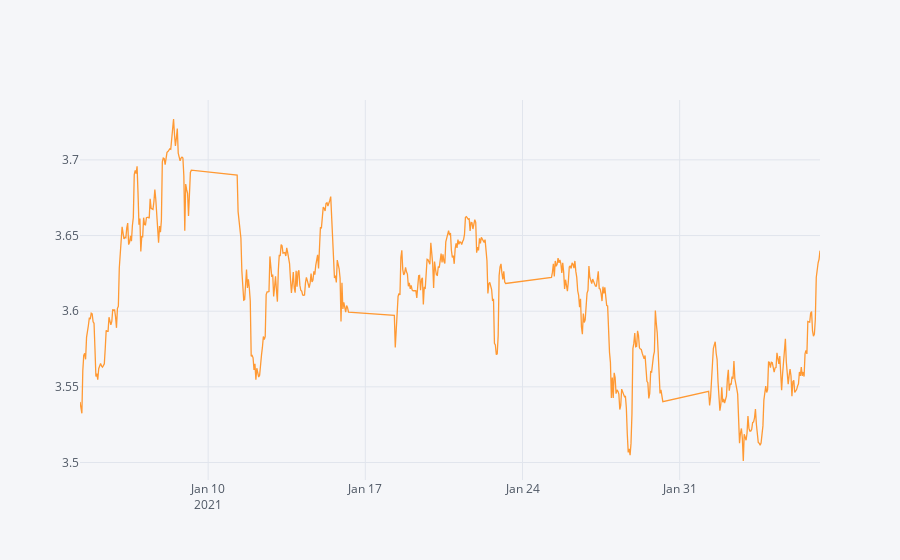

Notebook cell for this chart:
### Code cell
df = history('HG', '60', '2021-01-02')
df['Close'].iplot(kind='line')

### Figure 1 — Plotly figure (JSON) as saved in the notebook; plotly's stock layout.template omitted (floating-point values rounded to 4 significant figures; data arrays with more than 128 entries replaced by an {"elided": "..."} marker saying what was removed)
{"data": [{"line": {"color": "rgba(255, 153, 51, 1.0)", "dash": "solid", "shape": "linear", "width": 1.3}, "mode": "lines", "name": "Close", "text": "", "type": "scatter", "x": {"elided": "599 str values"}, "y": {"elided": "599 float values"}}], "layout": {"legend": {"bgcolor": "#F5F6F9", "font": {"color": "#4D5663"}}, "paper_bgcolor": "#F5F6F9", "plot_bgcolor": "#F5F6F9", "title": {"font": {"color": "#4D5663"}}, "xaxis": {"gridcolor": "#E1E5ED", "showgrid": true, "tickfont": {"color": "#4D5663"}, "title": {"font": {"color": "#4D5663"}, "text": ""}, "zerolinecolor": "#E1E5ED"}, "yaxis": {"gridcolor": "#E1E5ED", "showgrid": true, "tickfont": {"color": "#4D5663"}, "title": {"font": {"color": "#4D5663"}, "text": ""}, "zerolinecolor": "#E1E5ED"}}}
